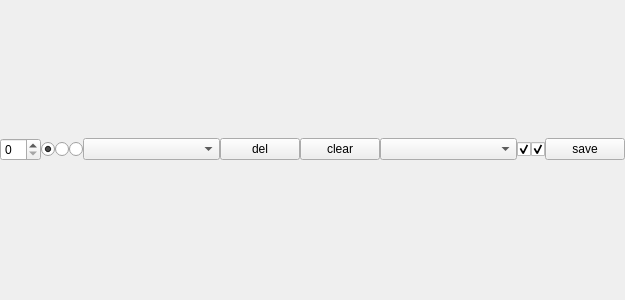
        <widget class="QDockWidget" name="dockWidget_5">
         <property name="sizePolicy">
          <sizepolicy hsizetype="Expanding" vsizetype="Expanding">
           <horstretch>0</horstretch>
           <verstretch>0</verstretch>
          </sizepolicy>
         </property>
         <property name="minimumSize">
          <size>
           <width>625</width>
           <height>300</height>
          </size>
         </property>
         <property name="features">
          <set>QDockWidget::DockWidgetFloatable|QDockWidget::DockWidgetMovable</set>
         </property>
         <property name="windowTitle">
          <string>Image</string>
         </property>
         <widget class="QWidget" name="dockWidgetContents_5">
          <layout class="QVBoxLayout" name="verticalLayout_7">
           <property name="spacing">
            <number>-1</number>
           </property>
           <property name="leftMargin">
            <number>0</number>
           </property>
           <property name="topMargin">
            <number>0</number>
           </property>
           <property name="rightMargin">
            <number>0</number>
           </property>
           <property name="bottomMargin">
            <number>0</number>
           </property>
           <item>
            <layout class="QHBoxLayout" name="horizontalLayout_2">
             <property name="spacing">
              <number>0</number>
             </property>
             <item>
              <widget class="QSpinBox" name="spinBox_8">
               <property name="sizePolicy">
                <sizepolicy hsizetype="Fixed" vsizetype="Fixed">
                 <horstretch>0</horstretch>
                 <verstretch>0</verstretch>
                </sizepolicy>
               </property>
               <property name="toolTip">
                <string>The currently shown frame.</string>
               </property>
              </widget>
             </item>
             <item>
              <widget class="QRadioButton" name="radioButton_3">
               <property name="sizePolicy">
                <sizepolicy hsizetype="Fixed" vsizetype="Fixed">
                 <horstretch>0</horstretch>
                 <verstretch>0</verstretch>
                </sizepolicy>
               </property>
               <property name="toolTip">
                <string>Individual frames</string>
               </property>
               <property name="text">
                <string/>
               </property>
               <property name="checked">
                <bool>true</bool>
               </property>
              </widget>
             </item>
             <item>
              <widget class="QRadioButton" name="radioButton_4">
               <property name="sizePolicy">
                <sizepolicy hsizetype="Fixed" vsizetype="Fixed">
                 <horstretch>0</horstretch>
                 <verstretch>0</verstretch>
                </sizepolicy>
               </property>
               <property name="toolTip">
                <string>Integrate frames</string>
               </property>
               <property name="text">
                <string/>
               </property>
              </widget>
             </item>
             <item>
              <widget class="QRadioButton" name="radioButton_5">
               <property name="sizePolicy">
                <sizepolicy hsizetype="Fixed" vsizetype="Fixed">
                 <horstretch>0</horstretch>
                 <verstretch>0</verstretch>
                </sizepolicy>
               </property>
               <property name="toolTip">
                <string>Average frames</string>
               </property>
               <property name="text">
                <string/>
               </property>
              </widget>
             </item>
             <item>
              <widget class="QComboBox" name="comboBox_7">
               <property name="sizePolicy">
                <sizepolicy hsizetype="Minimum" vsizetype="Fixed">
                 <horstretch>0</horstretch>
                 <verstretch>0</verstretch>
                </sizepolicy>
               </property>
              </widget>
             </item>
             <item>
              <widget class="QPushButton" name="pushButton_10">
               <property name="sizePolicy">
                <sizepolicy hsizetype="Fixed" vsizetype="Fixed">
                 <horstretch>0</horstretch>
                 <verstretch>0</verstretch>
                </sizepolicy>
               </property>
               <property name="text">
                <string>del</string>
               </property>
              </widget>
             </item>
             <item>
              <widget class="QPushButton" name="pushButton_9">
               <property name="sizePolicy">
                <sizepolicy hsizetype="Fixed" vsizetype="Fixed">
                 <horstretch>0</horstretch>
                 <verstretch>0</verstretch>
                </sizepolicy>
               </property>
               <property name="toolTip">
                <string>&lt;html&gt;&lt;head/&gt;&lt;body&gt;&lt;p&gt;Clear the representations of the CLSM images&lt;/p&gt;&lt;/body&gt;&lt;/html&gt;</string>
               </property>
               <property name="text">
                <string>clear</string>
               </property>
              </widget>
             </item>
             <item>
              <widget class="QComboBox" name="comboBox_2">
               <property name="sizePolicy">
                <sizepolicy hsizetype="Minimum" vsizetype="Fixed">
                 <horstretch>0</horstretch>
                 <verstretch>0</verstretch>
                </sizepolicy>
               </property>
              </widget>
             </item>
             <item>
              <widget class="QCheckBox" name="checkBox_5">
               <property name="sizePolicy">
                <sizepolicy hsizetype="Fixed" vsizetype="Fixed">
                 <horstretch>0</horstretch>
                 <verstretch>0</verstretch>
                </sizepolicy>
               </property>
               <property name="toolTip">
                <string>Show the image.</string>
               </property>
               <property name="text">
                <string/>
               </property>
               <property name="checked">
                <bool>true</bool>
               </property>
              </widget>
             </item>
             <item>
              <widget class="QCheckBox" name="checkBox_6">
               <property name="sizePolicy">
                <sizepolicy hsizetype="Fixed" vsizetype="Fixed">
                 <horstretch>0</horstretch>
                 <verstretch>0</verstretch>
                </sizepolicy>
               </property>
               <property name="toolTip">
                <string>Show the selection mask</string>
               </property>
               <property name="text">
                <string/>
               </property>
               <property name="checked">
                <bool>true</bool>
               </property>
              </widget>
             </item>
             <item>
              <widget class="QPushButton" name="pushButton_5">
               <property name="sizePolicy">
                <sizepolicy hsizetype="Fixed" vsizetype="Fixed">
                 <horstretch>0</horstretch>
                 <verstretch>0</verstretch>
                </sizepolicy>
               </property>
               <property name="toolTip">
                <string>&lt;html&gt;&lt;head/&gt;&lt;body&gt;&lt;p&gt;Save the current image to a file.&lt;/p&gt;&lt;/body&gt;&lt;/html&gt;</string>
               </property>
               <property name="text">
                <string>save</string>
               </property>
              </widget>
             </item>
            </layout>
           </item>
           <item>
            <layout class="QVBoxLayout" name="verticalLayout_4">
             <property name="spacing">
              <number>0</number>
             </property>
            </layout>
           </item>
          </layout>
         </widget>
        </widget>
